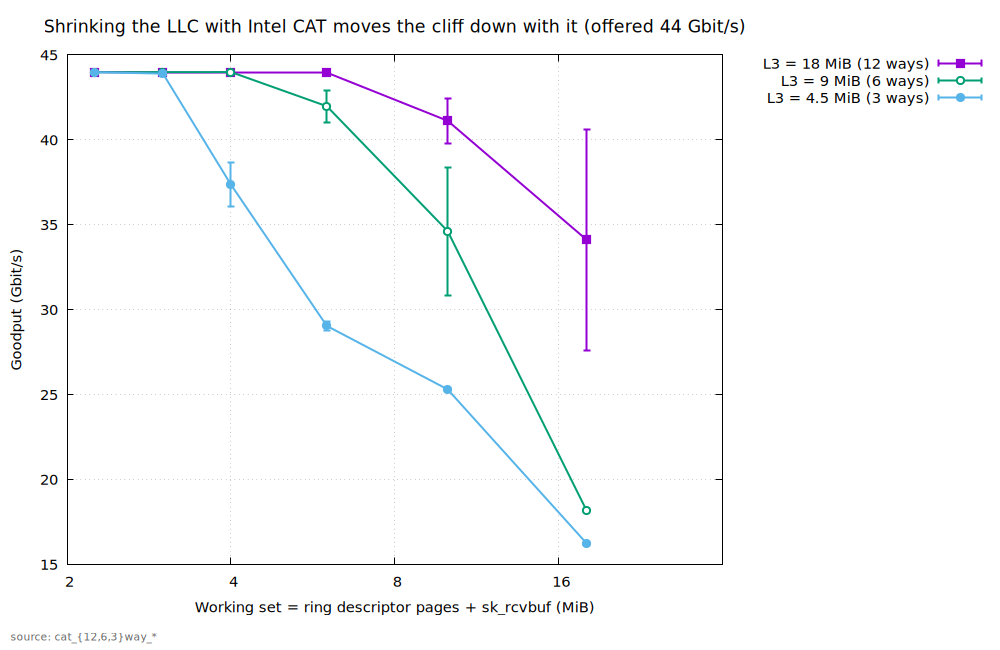

This chart was generated by the following gnuplot code:
set terminal pngcairo size 1000,650 noenhanced font "Sans,11"
set output "/home/chanseo/lab/figures/fig11_cat_ways.png"
set title "Shrinking the LLC with Intel CAT moves the cliff down with it (offered 44 Gbit/s)" font "Sans,13"
set xlabel "Working set = ring descriptor pages + sk_rcvbuf (MiB)"
set ylabel "Goodput (Gbit/s)"
set grid
set key outside right top
set label "source: cat_{12,6,3}way_*" at screen 0.01,0.02 font "Sans,8" tc rgb "#666666"
set bmargin 5
set logscale x 2

set xtics (2,4,8,16)
plot "/home/chanseo/lab/figures/fig11.dat" index 0 using 1:2:3 with yerrorlines lw 2 pt 5 ps 1.2 title "L3 = 18 MiB (12 ways)", "/home/chanseo/lab/figures/fig11.dat" index 1 using 1:2:3 with yerrorlines lw 2 pt 6 ps 1.2 title "L3 = 9 MiB (6 ways)", "/home/chanseo/lab/figures/fig11.dat" index 2 using 1:2:3 with yerrorlines lw 2 pt 7 ps 1.2 title "L3 = 4.5 MiB (3 ways)"
